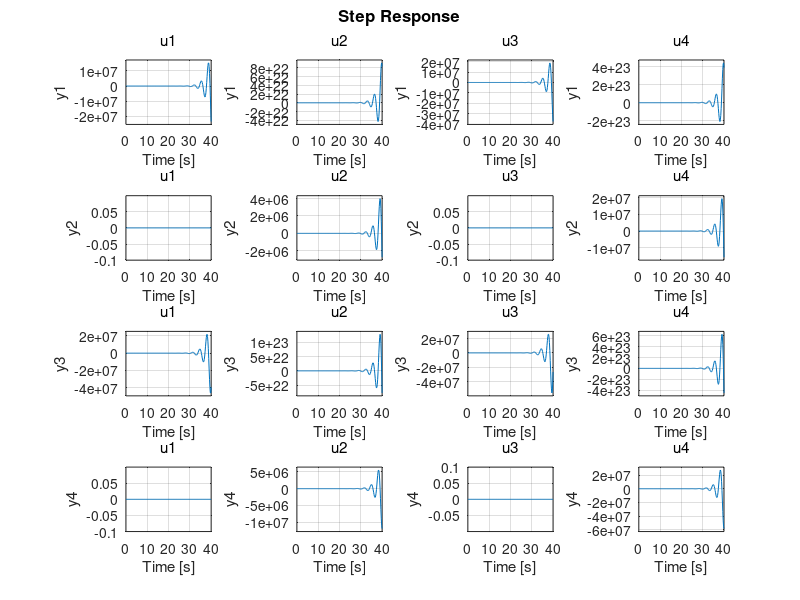

Write MATLAB code to recreate this figure. (Note: this script raises an error after producing the figure.)
% Control Stuff

clear


g_coeff = 6.158;
g = 9.81;
Cd_vg = 0.06057;
Cd_v = Cd_vg/g_coeff;
Cd_ug = Cd_vg;

% 4x4 State Space

A = [0 0 1 0;
     0 0 0 1;
     0 0 -Cd_ug 0;
     0 0 0 -Cd_vg];
 
 B = [0 0;
      0 0;
      0 -g;
      g 0];
  
  
  d_poles = [-0.5 + 1.5*j;-0.5 - 1.5*j; -0.2; -1]
  
  K = place(A,B,d_poles)
  A_CL = A - B*K
  
  G_s = ss(A,B,eye(4),zeros(4,2))
  H_s = ss(K)
  L_s = series(H_s, G_s)
  T_s = feedback(L_s,eye(4))
  step(T_s)
  S_s = feedback(eye(4),L_s)
  R_s = feedback()
  
  [K_lqr,S_lqr,clp_lqr] = lqr(A,B,eye(4),eye(2))
  